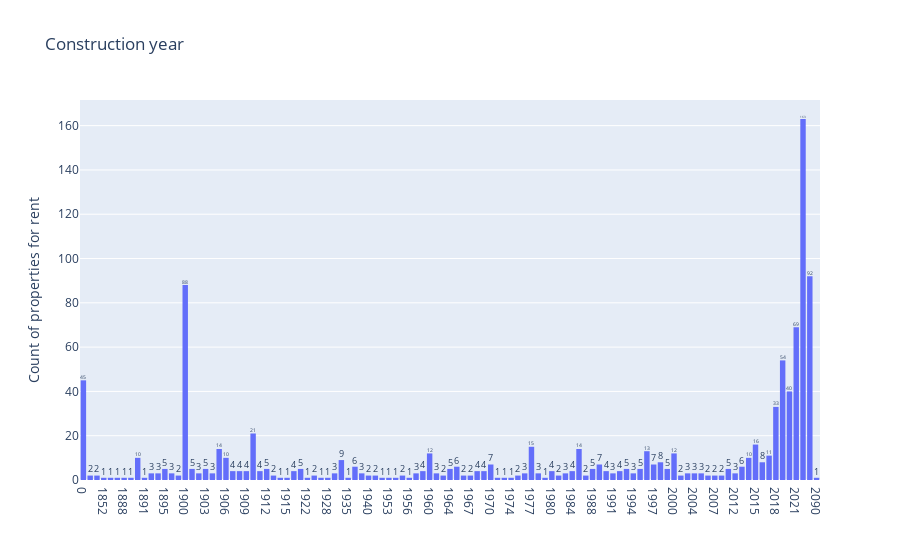

The notebook cell this image was saved under:
### Code cell
fig = px.histogram(df.sort_values(["constr_year"]), x='constr_year',  title='Construction year', text_auto= True) #color='property_type', 
fig.update_layout(xaxis_type = 'category')
# fig.update_layout(xaxis={'categoryorder':'total ascending'})
# fig.update_yaxes(type="log")
fig.update_layout(xaxis_title="", yaxis_title="Count of properties for rent")
fig.show()

### Figure 1 — Plotly figure (JSON) as saved in the notebook; plotly's stock layout.template omitted (floating-point values rounded to 4 significant figures; data arrays with more than 128 entries replaced by an {"elided": "..."} marker saying what was removed)
{"data": [{"alignmentgroup": "True", "bingroup": "x", "hovertemplate": "constr_year=%{x}<br>count=%{y}<extra></extra>", "legendgroup": "", "marker": {"color": "#636efa", "pattern": {"shape": ""}}, "name": "", "offsetgroup": "", "orientation": "v", "showlegend": false, "texttemplate": "%{value}", "type": "histogram", "x": {"elided": "4071 int values"}, "xaxis": "x", "yaxis": "y"}], "layout": {"barmode": "relative", "legend": {"tracegroupgap": 0}, "title": {"text": "Construction year"}, "xaxis": {"anchor": "y", "domain": [0, 1], "title": {"text": ""}, "type": "category"}, "yaxis": {"anchor": "x", "domain": [0, 1], "title": {"text": "Count of properties for rent"}}}}
